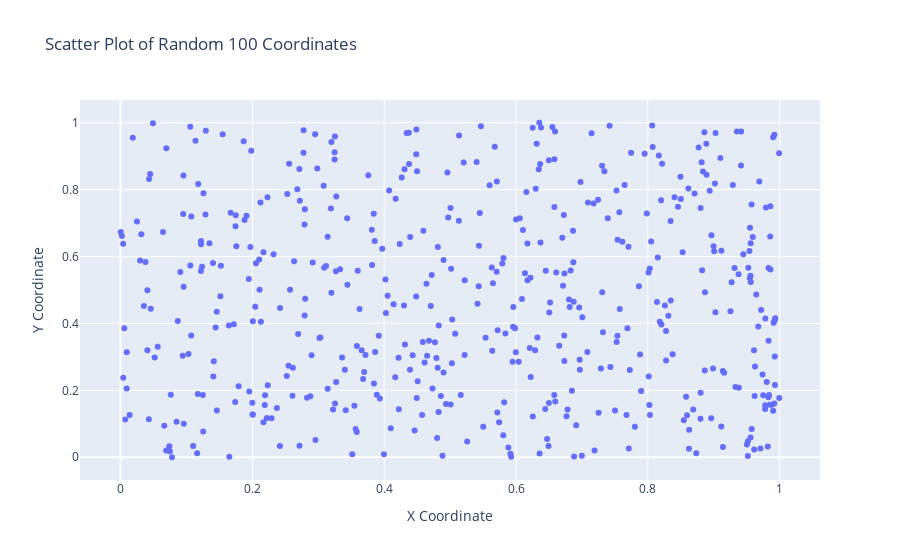

The notebook cell saved with this chart:
### Markdown cell above
2. Write a program to draw line and scatter plots for random 100 x and y coordinates

### Code cell
'''

@Author:Naveen Madev Naik
@Date: 2024-08-13
@Last Modified by: Naveen Madev Naik
@Last Modified time: 2024-08-13
@Title :program to draw a scatter plot for random 500 x and y coordinates

'''


def scatter_plot(xpoints,ypoints):

    """
    Description:
        Function will draw a scatter plot for random 500 x and y cooordinates

    Parameter:
        xpoints:x coordinates
        ypoints:y coordinates
      
    Return:
        None    
    """

    fig = go.Figure(data=go.Scatter(x=xpoints, y=ypoints, mode='markers'))
    fig.update_layout(
        title="Scatter Plot of Random 100 Coordinates",
        xaxis_title="X Coordinate",
        yaxis_title="Y Coordinate"
    )
    fig.show()


def main():
    try:
        xpoints = np.random.rand(500)
        ypoints = np.random.rand(500)

        scatter_plot(xpoints,ypoints)

    except ValueError as e:
        print(f"Invalid input -->{e}")    

if __name__=="__main__":
    main()

### Figure 1 — Plotly figure (JSON) as saved in the notebook; plotly's stock layout.template omitted (floating-point values rounded to 4 significant figures; data arrays with more than 128 entries replaced by an {"elided": "..."} marker saying what was removed)
{"data": [{"mode": "markers", "type": "scatter", "x": {"elided": "500 float values"}, "y": {"elided": "500 float values"}}], "layout": {"title": {"text": "Scatter Plot of Random 100 Coordinates"}, "xaxis": {"title": {"text": "X Coordinate"}}, "yaxis": {"title": {"text": "Y Coordinate"}}}}
